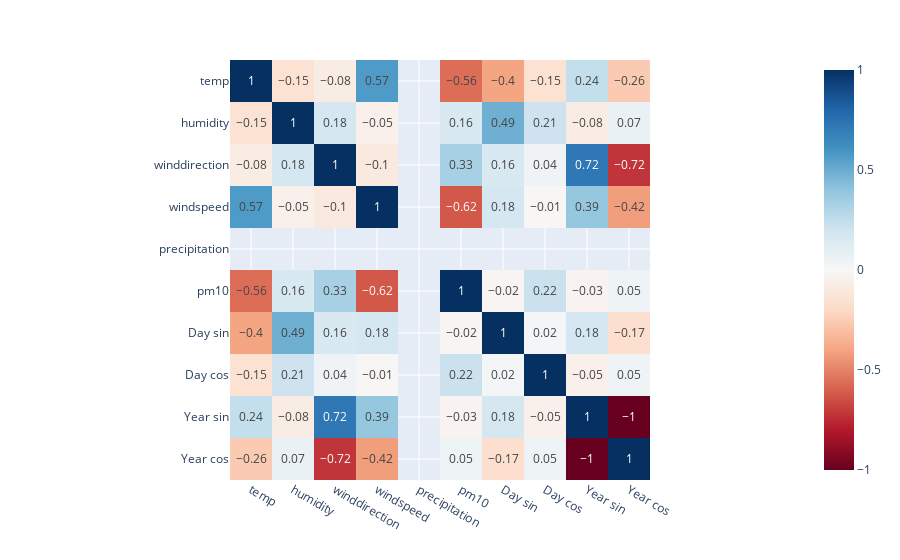

Notebook code cell kept with this figure:
### Markdown cell above
### Korrelation in einem Zeitraum ohne Regen

### Code cell
correlation_rain_df = correlation_df.loc[225:301]
px.imshow(correlation_rain_df.corr().round(2), text_auto=True, color_continuous_scale="RdBu")

### Figure 1 — Plotly figure (JSON) as saved in the notebook; plotly's stock layout.template omitted (floating-point values rounded to 4 significant figures)
{"data": [{"coloraxis": "coloraxis", "hovertemplate": "x: %{x}<br>y: %{y}<br>color: %{z}<extra></extra>", "name": "0", "texttemplate": "%{z}", "type": "heatmap", "x": ["temp", "humidity", "winddirection", "windspeed", "precipitation", "pm10", "Day sin", "Day cos", "Year sin", "Year cos"], "xaxis": "x", "y": ["temp", "humidity", "winddirection", "windspeed", "precipitation", "pm10", "Day sin", "Day cos", "Year sin", "Year cos"], "yaxis": "y", "z": [[1, -0.15, -0.08, 0.57, null, -0.56, -0.4, -0.15, 0.24, -0.26], [-0.15, 1, 0.18, -0.05, null, 0.16, 0.49, 0.21, -0.08, 0.07], [-0.08, 0.18, 1, -0.1, null, 0.33, 0.16, 0.04, 0.72, -0.72], [0.57, -0.05, -0.1, 1, null, -0.62, 0.18, -0.01, 0.39, -0.42], [null, null, null, null, null, null, null, null, null, null], [-0.56, 0.16, 0.33, -0.62, null, 1, -0.02, 0.22, -0.03, 0.05], [-0.4, 0.49, 0.16, 0.18, null, -0.02, 1, 0.02, 0.18, -0.17], [-0.15, 0.21, 0.04, -0.01, null, 0.22, 0.02, 1, -0.05, 0.05], [0.24, -0.08, 0.72, 0.39, null, -0.03, 0.18, -0.05, 1, -1], [-0.26, 0.07, -0.72, -0.42, null, 0.05, -0.17, 0.05, -1, 1]]}], "layout": {"coloraxis": {"colorscale": [[0, "rgb(103,0,31)"], [0.1, "rgb(178,24,43)"], [0.2, "rgb(214,96,77)"], [0.3, "rgb(244,165,130)"], [0.4, "rgb(253,219,199)"], [0.5, "rgb(247,247,247)"], [0.6, "rgb(209,229,240)"], [0.7, "rgb(146,197,222)"], [0.8, "rgb(67,147,195)"], [0.9, "rgb(33,102,172)"], [1, "rgb(5,48,97)"]]}, "margin": {"t": 60}, "xaxis": {"anchor": "y", "constrain": "domain", "domain": [0, 1], "scaleanchor": "y"}, "yaxis": {"anchor": "x", "autorange": "reversed", "constrain": "domain", "domain": [0, 1]}}}
